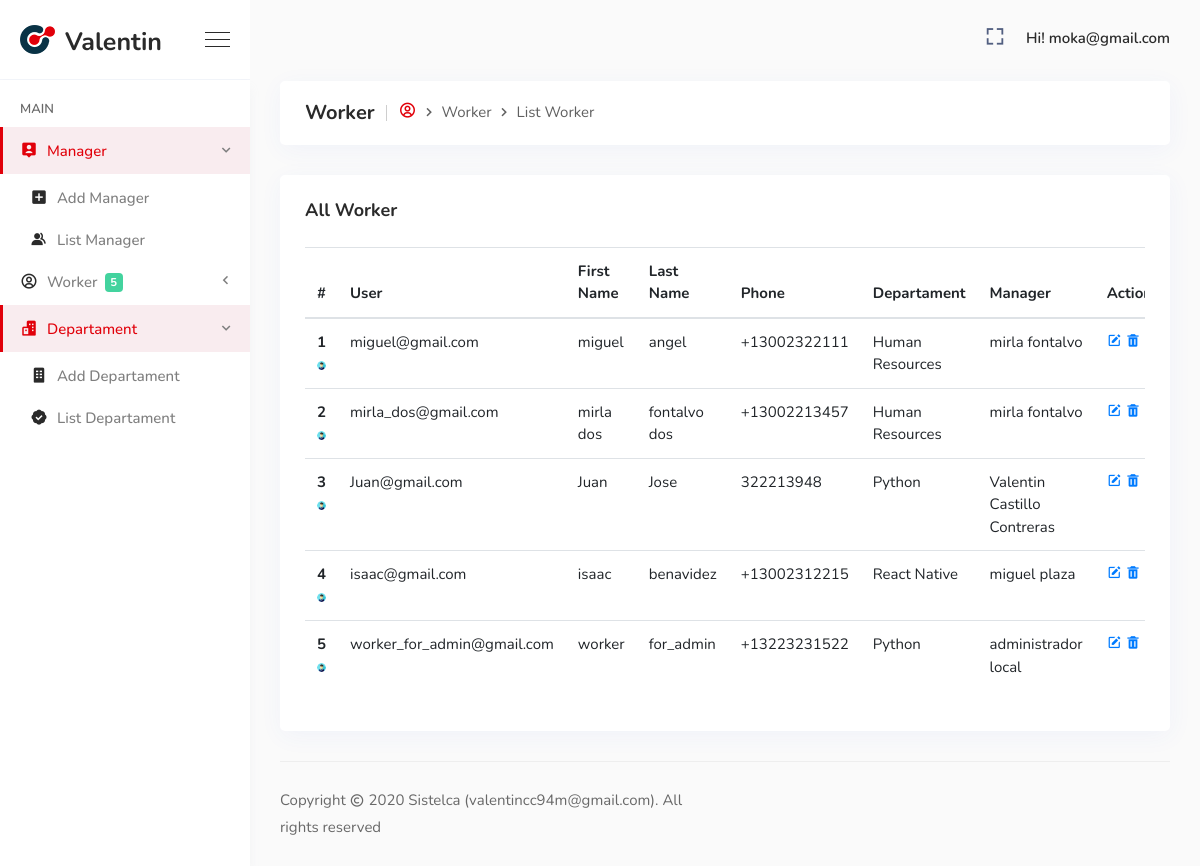
Page /list_worker (signed in) on the committed database.
### admins/models.py (models this page shows)
class User(AbstractUser):
    is_admins = models.BooleanField(default = False)
    is_manager = models.BooleanField(default = False)
    is_worker = models.BooleanField(default = False)
    email = models.EmailField(unique = True)
    def __str__(self):
        return self.email

### worker/models.py (models this page shows, shortened)
class Worker(models.Model):
    manager = models.ForeignKey(Managers, on_delete=models.CASCADE)
    departament = models.ForeignKey(Departament, on_delete=models.CASCADE)
    user = models.OneToOneField(User, on_delete=models.CASCADE, primary_key=True)
    is_active = models.BooleanField(default = False)
    profile_picture = models.ImageField(upload_to='avatar/worker/%Y/%m/%d', default='avatar/default.jpg',
                                 verbose_name='avatar', null=True, blank=True, validators=[validate_file_size])
    first_name = models.CharField(max_length=50)
    last_name = models.CharField(max_length=50)
    phone = PhoneField(blank=True)

### manager/models.py (models this page shows)
class Departament(models.Model):
    name = models.CharField(max_length=50)
    responsible = models.OneToOneField(Managers, on_delete=models.CASCADE, primary_key=True)
    create_date = models.DateField(auto_now_add=True)
    def __str__(self):
        return self.name

class Managers(models.Model):
    user = models.OneToOneField(User, on_delete=models.CASCADE, primary_key=True)
    profile_picture = models.ImageField(upload_to='avatar/manager/%Y/%m/%d', default='avatar/default.jpg',
                                 verbose_name='avatar', null=True, blank=True, validators=[validate_file_size])
    first_name = models.CharField(max_length=50)
    last_name = models.CharField(max_length=50)
    phone = PhoneField(blank=True)
    is_active = models.BooleanField(default = False)
    def __str__(self):
        return self.first_name + ' ' + self.last_name

### admins/views.py (the view)
# urls.py: path('list_worker', list_worker, name='list_worker'),
@login_required(redirect_field_name='/')
@user_passes_test(lambda u: u.is_superuser, login_url='admins:dashboard')
def list_worker(request):
    worker = Worker.objects.all().order_by('user')
    return render(request, 'admins/worker/list_worker.html', locals())

### templates/admins/worker/list_worker.html (shortened to what this page needs)
{% extends "bases/base.html" %}
{% block content %}
<div class="breadcrumb-area">
    <h1>Worker</h1>
    <ol class="breadcrumb">
        <li class="item"><a href="{% url 'admins:dashboard' %}"><i class='bx bx-user-circle'></i></a></li>
        <li class="item">Worker</li>
        <li class="item">List Worker</li>
    </ol>
</div>
<div class="card mb-30">
    <div class="card-header d-flex justify-content-between align-items-center">
        <h3>All Worker</h3>
    </div>
    <div class="card-body">
        <div class="table-responsive">
            <table class="table">
                <thead>
                    <tr>
                        <th scope="col">#</th>
                        <th scope="col">User</th>
                        <th scope="col">First Name</th>
                        <th scope="col">Last Name</th>
                        <th scope="col">Phone</th>
                        <th scope="col">Departament</th>
                        <th scope="col">Manager</th>
                        <th scope="col">Action</th>
                    </tr>
                </thead>
                <tbody>
                    {% for x in worker %}
                    <tr>
                        <th scope="row">{{ forloop.counter }}   <img src="{{ x.profile_picture.url }}" width="30" height="30" class="rounded-circle" alt="image"></th>
                        <td>{{ x.user }}</td>
                        <td>{{ x.first_name }}</td>
                        <td>{{ x.last_name }}</td>
                        <td>{{ x.phone }}</td>
                        <td>{{ x.departament }}</td>
                        <td>{{ x.manager }}</td>
                        <td>
                            <a href="{% url 'admins:edit_worker' x.user.id %}"  data-toggle="tooltip" data-placement="bottom" title="Edit">
                                <i class="bx bxs-edit"></i>
                            </a>
                            <a href="{% url 'admins:delete_worker' x.user.id %}" onclick="return confirm('Are you sure of delete this Worker?');"  data-toggle="tooltip" data-placement="bottom" title="Delete">
                                <i class="bx bxs-trash"></i>
                            </a>
                        </td>
                    </tr>
                    {% endfor %}
                </tbody>
            </table>
        </div>
    </div>
</div>
{% endblock %}

### templates/bases/base.html (shortened to what this page needs)
{% load static %}
<!doctype html>
<html lang="zxx">
    <head>
        <link rel="stylesheet" href="{% static 'assets/css/vendors.min.css' %}">
        <link rel="stylesheet" href="{% static 'assets/css/style.css' %}">
        <link rel="stylesheet" href="{% static 'assets/css/responsive.css' %}">
    </head>
    <body>
        <div class="sidemenu-area">
            <div class="sidemenu-header">
                <a href="{% url 'admins:dashboard' %}" class="navbar-brand d-flex align-items-center">
                    <img src="{% static 'assets/img/small-logo.png' %}" alt="image">
                    <span>Valentin</span>
                </a>
                <div class="burger-menu d-none d-lg-block">
                    <span class="top-bar"></span>
                    <span class="middle-bar"></span>
                    <span class="bottom-bar"></span>
                </div>
            </div>
            <div class="sidemenu-body">
                <ul class="sidemenu-nav metisMenu h-100" id="sidemenu-nav" data-simplebar>
                    <li class="nav-item-title">
                        Main
                    </li>
                     {% if request.user.is_superuser %}
                    <li class="nav-item mm-active">
                        <a href="#" class="collapsed-nav-link nav-link" aria-expanded="false">
                            <span class="icon"><i class='bx bxs-user-pin'></i></span>
                            <span class="menu-title">Manager</span>
                        </a>
                        <ul class="sidemenu-nav-second-level">
                            <li class="nav-item">
                                <a href="{% url 'admins:create_manager' %}" class="nav-link">
                                    <span class="icon"><i class='bx bxs-plus-square'></i></span>
                                    <span class="menu-title">Add Manager</span>
                                </a>
                            </li>
                            <li class="nav-item">
                                <a href="{% url 'admins:list_manager' %}" class="nav-link">
                                    <span class="icon"><i class='bx bxs-group'></i></span>
                                    <span class="menu-title">List Manager</span>
                                </a>
                            </li>
                        </ul>
                    </li>
                    <li class="nav-item">
                        <a href="#" class="collapsed-nav-link nav-link" aria-expanded="false">
                            <span class="icon"><i class='bx bx-user-circle'></i></span>
                            <span class="menu-title">Worker</span>
                            <span class="badge">{{ worker.count }}</span>
                        </a>
                    </li>
                    <li class="nav-item mm-active">
                        <a href="#" class="collapsed-nav-link nav-link" aria-expanded="false">
                            <span class="icon"><i class='bx bxs-buildings'></i></span>
                            <span class="menu-title">Departament</span>
                        </a>
                        <ul class="sidemenu-nav-second-level">
                            <li class="nav-item">
                                <a href="{% url 'admins:create_departament' %}" class="nav-link">
                                    <span class="icon"><i class='bx bxs-building'></i></span>
                                    <span class="menu-title">Add Departament</span>
                                </a>
                            </li>
                            <li class="nav-item">
                                <a href="{% url 'admins:list_departament' %}" class="nav-link">
                                    <span class="icon"><i class='bx bxs-badge-check'></i></span>
                                    <span class="menu-title">List Departament</span>
                                </a>
                            </li>
                        </ul>
                    </li>
                    {% endif %}
                </ul>
            </div>
        </div>
        <div class="main-content d-flex flex-column">
            <nav class="navbar top-navbar navbar-expand">
                <div class="collapse navbar-collapse" id="navbarSupportContent">
                    <ul class="navbar-nav right-nav align-items-center">
                        <li class="nav-item">
                            <a class="nav-link bx-fullscreen-btn" id="fullscreen-button">
                                <i class="bx bx-fullscreen"></i>
                            </a>
                        </li>
                        <li class="nav-item dropdown profile-nav-item">
                            <a href="#" class="nav-link dropdown-toggle" role="button" data-toggle="dropdown" aria-haspopup="true" aria-expanded="false">
                                <div class="menu-profile">
                                    {% if request.user.is_superuser %}
                                    <span class="name">Hi! {{ request.user }}</span>
                                    {% elif request.user.is_manager %}
                                    <span class="name">Hi! {{ request.user.managers.first_name }}</span>
                                    {% elif request.user.is_worker %}
                                    <span class="name">Hi! {{ request.user.worker.first_name }}</span>
                                    {% endif %}
                                </div>
                            </a>
                        </li>
                    </ul>
                </div>
            </nav>
            {% block content %}{% endblock %}
            <footer class="footer-area">
                <div class="row align-items-center">
                    <div class="col-lg-6 col-sm-6 col-md-6">
                        <p>Copyright <i class='bx bx-copyright'></i> 2020 <a href="#">Sistelca (valentincc94m@gmail.com) </a>. All rights reserved</p>
                    </div>
                </div>
            </footer>
        </div>
    </body>
</html>

### rows in the picture
User: user "moka@gmail.com"
Worker: profile_picture (placeholder picture), user "miguel@gmail.com", first_name "miguel", last_name "angel", phone "+13002322111", departament "Human Resources", manager "mirla fontalvo"
Worker: profile_picture (placeholder picture), user "mirla_dos@gmail.com", first_name "mirla dos", last_name "fontalvo dos", phone "+13002213457", departament "Human Resources", manager "mirla fontalvo"
Worker: profile_picture (placeholder picture), user "Juan@gmail.com", first_name "Juan", last_name "Jose", phone "322213948", departament "Python", manager "Valentin Castillo Contreras"
Worker: profile_picture (placeholder picture), user "isaac@gmail.com", first_name "isaac", last_name "benavidez", phone "+13002312215", departament "React Native", manager "miguel plaza"
Worker: profile_picture (placeholder picture), user "worker_for_admin@gmail.com", first_name "worker", last_name "for_admin", phone "+13223231522", departament "Python", manager "administrador local"

### other values in the picture
{{ worker.count }} "5"
